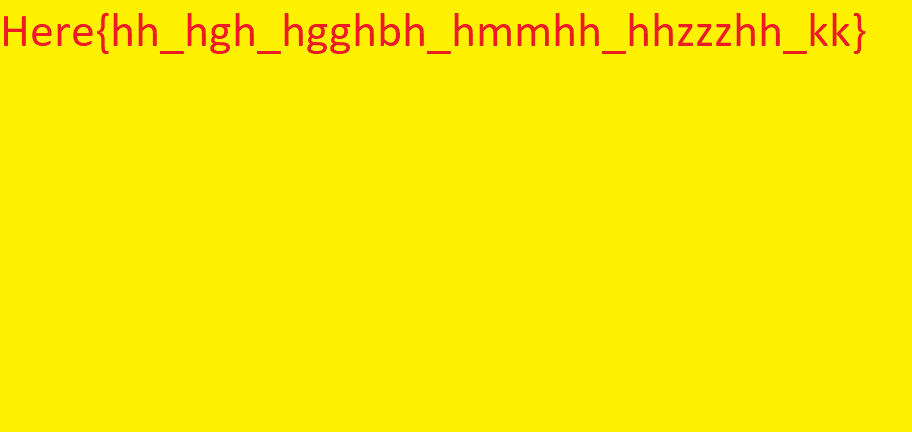
#> input picture viblo/stack_image/key.png, 912 x 432 px
$ python solve.py
#> lines starting #> are read from the running program, lines starting #| are printed output that depends on the picture
from PIL import Image, ImageChops
im1 = Image.open('key.png')
#> im1 is the input picture: PIL image 912x432 RGB; mean R, G, B 254.7, 237.9, 0.7
im2 = Image.open('something.png')
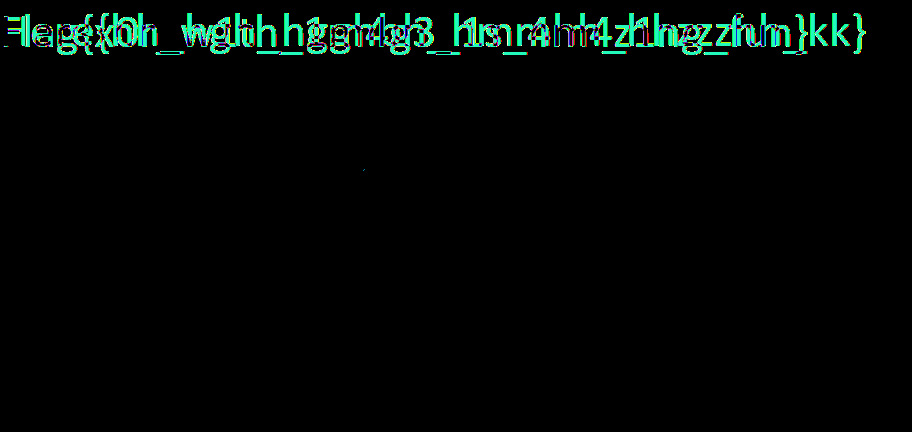
#> input picture viblo/stack_image/something.png, 912 x 432 px
#> im2 is the input picture: PIL image 912x432 RGB; mean R, G, B 2.5, 7.4, 5.4

im3 = ImageChops.add(ImageChops.subtract(im2, im1), ImageChops.subtract(im1, im2))
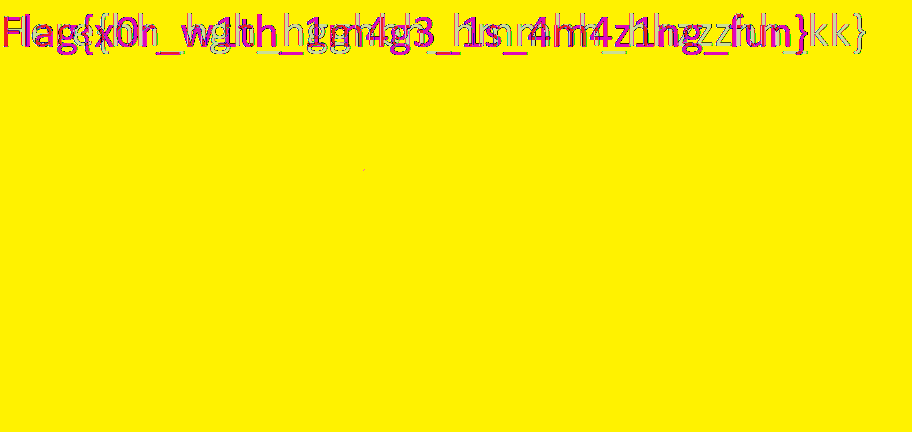
#> im3: PIL image 912x432 RGB; mean R, G, B 252.2, 236.4, 5
im3.show()
im3.save("im3.png")
